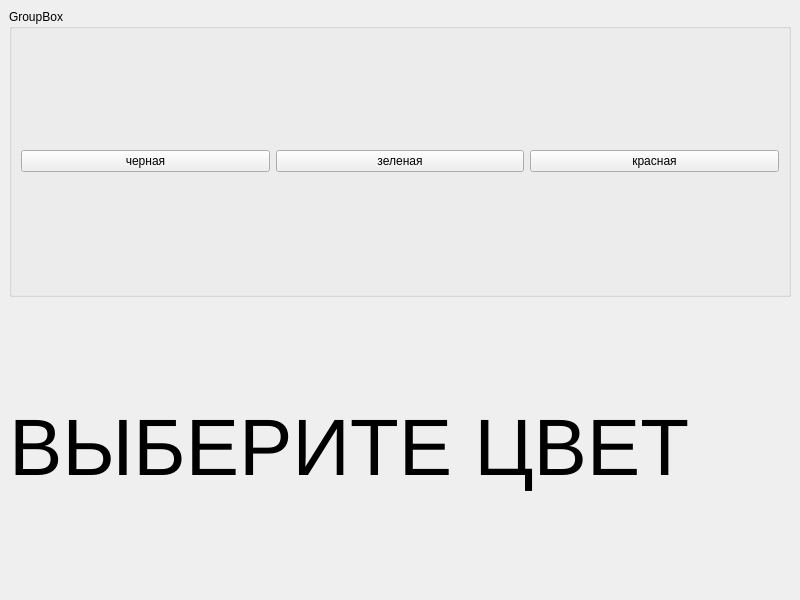
<?xml version="1.0" encoding="UTF-8"?>
<ui version="4.0">
 <class>MainWindow</class>
 <widget class="QMainWindow" name="MainWindow">
  <property name="geometry">
   <rect>
    <x>0</x>
    <y>0</y>
    <width>800</width>
    <height>600</height>
   </rect>
  </property>
  <property name="minimumSize">
   <size>
    <width>800</width>
    <height>600</height>
   </size>
  </property>
  <property name="maximumSize">
   <size>
    <width>800</width>
    <height>600</height>
   </size>
  </property>
  <property name="baseSize">
   <size>
    <width>800</width>
    <height>600</height>
   </size>
  </property>
  <property name="windowTitle">
   <string>MainWindow</string>
  </property>
  <widget class="QWidget" name="centralwidget">
   <layout class="QVBoxLayout" name="verticalLayout">
    <item>
     <widget class="QGroupBox" name="groupBox">
      <property name="minimumSize">
       <size>
        <width>0</width>
        <height>100</height>
       </size>
      </property>
      <property name="title">
       <string>GroupBox</string>
      </property>
      <layout class="QHBoxLayout" name="horizontalLayout">
       <item>
        <widget class="QPushButton" name="black_Btn">
         <property name="text">
          <string>черная</string>
         </property>
        </widget>
       </item>
       <item>
        <widget class="QPushButton" name="green_Btn">
         <property name="text">
          <string>зеленая</string>
         </property>
        </widget>
       </item>
       <item>
        <widget class="QPushButton" name="red_Btn">
         <property name="text">
          <string>красная</string>
         </property>
        </widget>
       </item>
      </layout>
     </widget>
    </item>
    <item>
     <widget class="QLabel" name="label">
      <property name="font">
       <font>
        <pointsize>60</pointsize>
       </font>
      </property>
      <property name="text">
       <string>ВЫБЕРИТЕ ЦВЕТ</string>
      </property>
     </widget>
    </item>
   </layout>
  </widget>
 </widget>
 <resources/>
 <connections/>
</ui>
